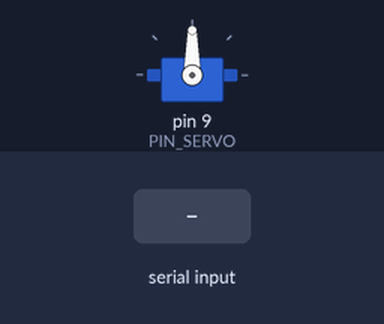
Recording of a sketch running on a simulated Arduino Uno, built with avr-gcc and run on an emulated ATmega328P. Shown: servo. The test bench sets the inputs (shaded band).

Above: at 1.7 s.
1.8 s: "-\n" received over Serial
At 2.1 s:
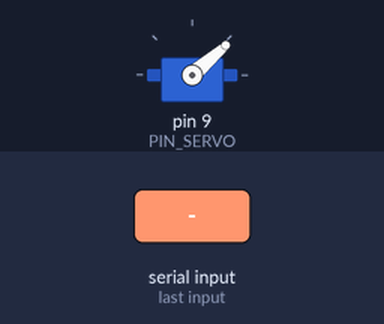
3.3 s: "90,45\n" received over Serial
At 4.5 s:
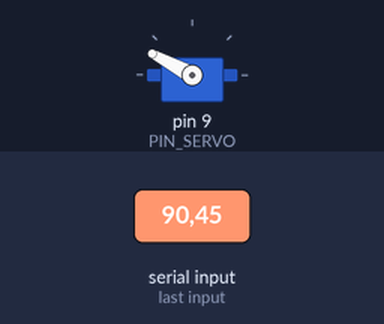
4.8 s: "30,150\n" received over Serial
At 5.6 s:
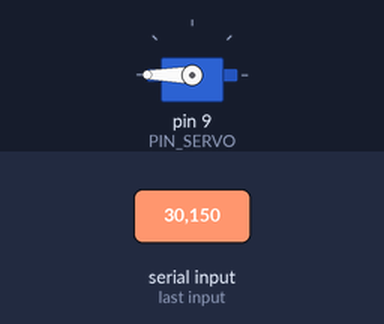
6.3 s: "90\n" received over Serial
At 6.8 s:
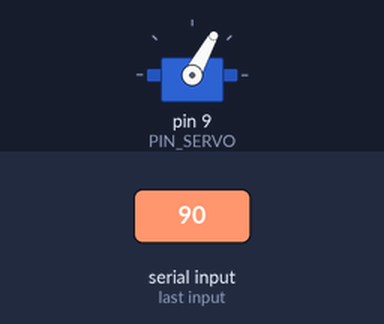
Timing chart, 0 to 8.8 s (numbered marks = the images above; inputs shaded):
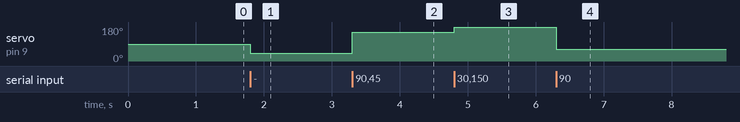

Measured:
- after the input at 1.8 s, servo on pin 9 (PIN_SERVO): 90° → 41° at once
- after the input at 3.3 s, servo on pin 9 (PIN_SERVO): 41° → 152° at once
- after the input at 4.8 s, servo on pin 9 (PIN_SERVO): 152° → 180° at once
- after the input at 6.3 s, servo on pin 9 (PIN_SERVO): 180° → 61° at once

The sketch:

prueba_servo.ino
```cpp
/*
    Sigue posicion de detección de movimiento recibida por serial
*/
#include <Servo.h>

#define PIN_SERVO 9
#define READ_TIMEOUT 0

#define MAX_GIRO 155
#define MIN_GIRO 45

#define IMG_WIDTH 500

String inString[2];    // string to hold input
int indexString = 0;

String string;

int numero = 250;
int angulo;

Servo servo_h;

String leer_string(){

  string = Serial.readString();
  return string;
}


void setup() {
    // put your setup code here, to run once:
    servo_h.attach(PIN_SERVO);
    servo_h.write(90);

    Serial.begin(2000000);

    while(!Serial){;}

    Serial.setTimeout(READ_TIMEOUT);


    inString[0] = "";
    inString[1] = "";

    delay(500);
}

/*x-y\n*/
void loop() {

    while (Serial.available() > 0) {
    int inChar = Serial.read();
    if (isDigit(inChar)) {
      // convert the incoming byte to a char and add it to the string:
      inString[indexString] += (char)inChar;
    }
    // if you get a newline, print the string, then the string's value:
    if(inChar == '-'){
        indexString++;
    }
    if (inChar == '\n') {

        numero = inString[indexString].toInt();
        angulo = map(numero, 20, IMG_WIDTH, MIN_GIRO, MAX_GIRO);
        servo_h.write(angulo);

        // clear the string for new input:
        inString[0] = "";
        inString[1] = "";
        indexString = 0;
    }
  }

}
```
